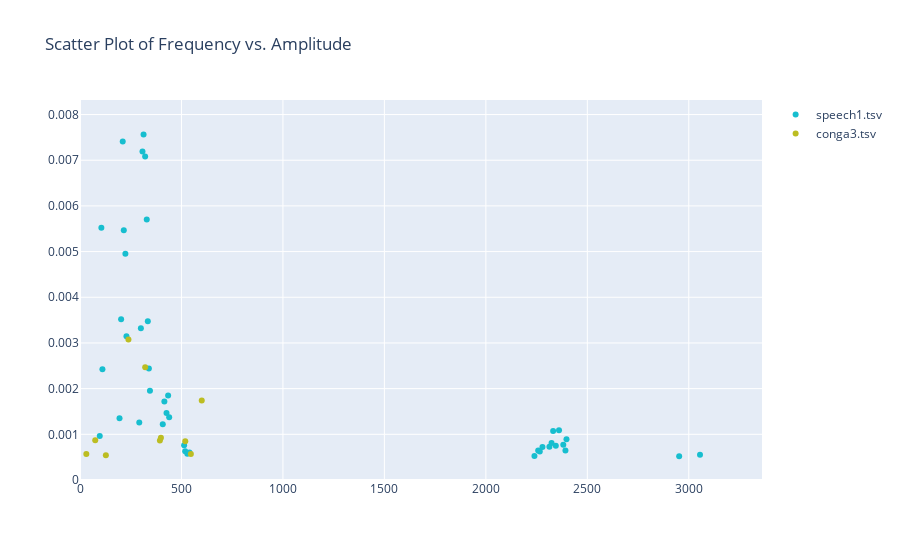

Source (notebook cell):
### Markdown cell above
2D for data without time domain

### Code cell
from multiplotter import plot_scatter

plot_scatter(files=['speech1.tsv', 'conga3.tsv'], mode='markers')

# Sample usage:
# plot_scatter(files=['speech1.tsv', 'speech2.tsv'], labels=['Speech1', 'Speech2'], mode='markers')
# or
# plot_scatter(dfs=[df1, df2], labels=['DataFrame1', 'DataFrame2'], mode='lines')
#
# Most relevant modes are 'markers', 'lines', and 'markers+lines'

### Figure 1 — Plotly figure (JSON) as saved in the notebook; plotly's stock layout.template omitted (floating-point values rounded to 4 significant figures)
{"data": [{"line": {"color": "#17becf"}, "mode": "markers", "name": "speech1.tsv", "type": "scatter", "x": [97.37, 105.3, 110.5, 194.7, 202.6, 210.5, 215.8, 223.7, 228.9, 292.1, 300, 307.9, 313.2, 321.1, 328.9, 334.2, 339.5, 344.7, 407.9, 415.8, 426.3, 434.2, 439.5, 513.2, 518.4, 528.9, 539.5, 2239.0, 2258.0, 2266.0, 2279.0, 2313.0, 2324.0, 2332.0, 2345.0, 2361.0, 2382.0, 2392.0, 2397.0, 2953.0, 3055.0], "y": [0.0009648, 0.005521, 0.002423, 0.001351, 0.003517, 0.007408, 0.005467, 0.004954, 0.003144, 0.001261, 0.003322, 0.007189, 0.007562, 0.007083, 0.005702, 0.003478, 0.002441, 0.001954, 0.001222, 0.001716, 0.001468, 0.001848, 0.001371, 0.0007603, 0.0006279, 0.0005749, 0.0006008, 0.0005227, 0.0006431, 0.0006238, 0.0007216, 0.0007252, 0.0008114, 0.001073, 0.0007516, 0.00109, 0.000773, 0.0006453, 0.0008912, 0.0005222, 0.0005532]}, {"line": {"color": "#bcbd22"}, "mode": "markers", "name": "conga3.tsv", "type": "scatter", "x": [31.25, 75, 127.5, 238.8, 321.2, 393.8, 398.8, 518.8, 546.2, 600], "y": [0.0005687, 0.0008704, 0.0005404, 0.003074, 0.002468, 0.000865, 0.0009237, 0.0008488, 0.0005669, 0.001739]}], "layout": {"autosize": true, "title": {"text": "Scatter Plot of Frequency vs. Amplitude"}, "xaxis": {"range": [0, 3361.0], "type": "linear"}, "yaxis": {"range": [0, 0.008318], "type": "linear"}}}
